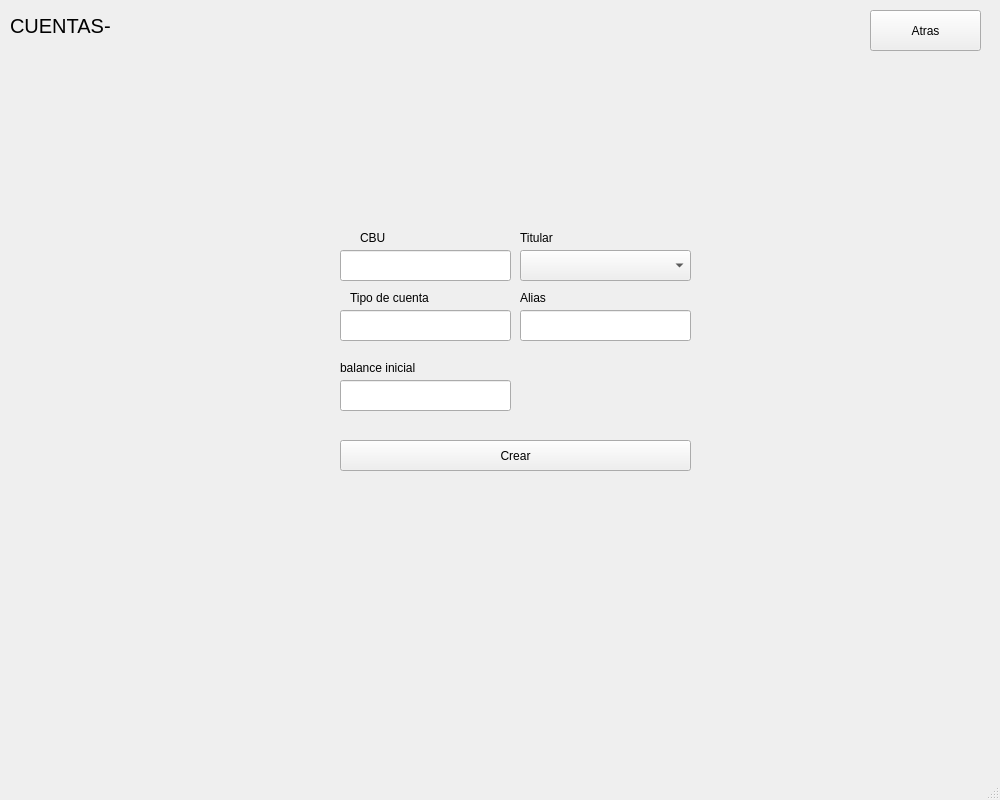
<?xml version="1.0" encoding="UTF-8"?>
<ui version="4.0">
 <class>CuentasIterableWindow</class>
 <widget class="QMainWindow" name="CuentasIterableWindow">
  <property name="geometry">
   <rect>
    <x>0</x>
    <y>0</y>
    <width>1000</width>
    <height>800</height>
   </rect>
  </property>
  <property name="minimumSize">
   <size>
    <width>1000</width>
    <height>800</height>
   </size>
  </property>
  <property name="maximumSize">
   <size>
    <width>1000</width>
    <height>800</height>
   </size>
  </property>
  <property name="windowTitle">
   <string>BANCO</string>
  </property>
  <widget class="QWidget" name="centralwidget">
   <widget class="QLabel" name="label">
    <property name="geometry">
     <rect>
      <x>10</x>
      <y>10</y>
      <width>131</width>
      <height>31</height>
     </rect>
    </property>
    <property name="font">
     <font>
      <pointsize>15</pointsize>
     </font>
    </property>
    <property name="text">
     <string>CUENTAS-</string>
    </property>
   </widget>
   <widget class="QLabel" name="lbl_show_user">
    <property name="geometry">
     <rect>
      <x>130</x>
      <y>10</y>
      <width>451</width>
      <height>31</height>
     </rect>
    </property>
    <property name="font">
     <font>
      <pointsize>15</pointsize>
     </font>
    </property>
    <property name="text">
     <string/>
    </property>
   </widget>
   <widget class="QPushButton" name="btn_back">
    <property name="geometry">
     <rect>
      <x>870</x>
      <y>10</y>
      <width>111</width>
      <height>41</height>
     </rect>
    </property>
    <property name="text">
     <string>Atras</string>
    </property>
   </widget>
   <widget class="QLineEdit" name="input_cbu">
    <property name="geometry">
     <rect>
      <x>340</x>
      <y>250</y>
      <width>171</width>
      <height>31</height>
     </rect>
    </property>
   </widget>
   <widget class="QComboBox" name="slect_titular">
    <property name="geometry">
     <rect>
      <x>520</x>
      <y>250</y>
      <width>171</width>
      <height>31</height>
     </rect>
    </property>
   </widget>
   <widget class="QPushButton" name="btn_crear">
    <property name="geometry">
     <rect>
      <x>340</x>
      <y>440</y>
      <width>351</width>
      <height>31</height>
     </rect>
    </property>
    <property name="text">
     <string>Crear</string>
    </property>
   </widget>
   <widget class="QLabel" name="label_2">
    <property name="geometry">
     <rect>
      <x>360</x>
      <y>230</y>
      <width>111</width>
      <height>16</height>
     </rect>
    </property>
    <property name="text">
     <string>CBU</string>
    </property>
   </widget>
   <widget class="QLabel" name="label_3">
    <property name="geometry">
     <rect>
      <x>520</x>
      <y>230</y>
      <width>111</width>
      <height>16</height>
     </rect>
    </property>
    <property name="text">
     <string>Titular</string>
    </property>
   </widget>
   <widget class="QLabel" name="label_4">
    <property name="geometry">
     <rect>
      <x>350</x>
      <y>290</y>
      <width>111</width>
      <height>16</height>
     </rect>
    </property>
    <property name="text">
     <string>Tipo de cuenta</string>
    </property>
   </widget>
   <widget class="QLabel" name="label_5">
    <property name="geometry">
     <rect>
      <x>520</x>
      <y>290</y>
      <width>111</width>
      <height>16</height>
     </rect>
    </property>
    <property name="text">
     <string>Alias</string>
    </property>
   </widget>
   <widget class="QLineEdit" name="input_alias">
    <property name="geometry">
     <rect>
      <x>520</x>
      <y>310</y>
      <width>171</width>
      <height>31</height>
     </rect>
    </property>
   </widget>
   <widget class="QLineEdit" name="input_tipo">
    <property name="geometry">
     <rect>
      <x>340</x>
      <y>310</y>
      <width>171</width>
      <height>31</height>
     </rect>
    </property>
   </widget>
   <widget class="QLineEdit" name="input_balance">
    <property name="geometry">
     <rect>
      <x>340</x>
      <y>380</y>
      <width>171</width>
      <height>31</height>
     </rect>
    </property>
   </widget>
   <widget class="QLabel" name="lbl_balance">
    <property name="geometry">
     <rect>
      <x>340</x>
      <y>360</y>
      <width>111</width>
      <height>16</height>
     </rect>
    </property>
    <property name="text">
     <string>balance inicial</string>
    </property>
   </widget>
  </widget>
  <widget class="QMenuBar" name="menubar">
   <property name="geometry">
    <rect>
     <x>0</x>
     <y>0</y>
     <width>1000</width>
     <height>33</height>
    </rect>
   </property>
  </widget>
  <widget class="QStatusBar" name="statusbar"/>
 </widget>
 <resources/>
 <connections/>
</ui>
